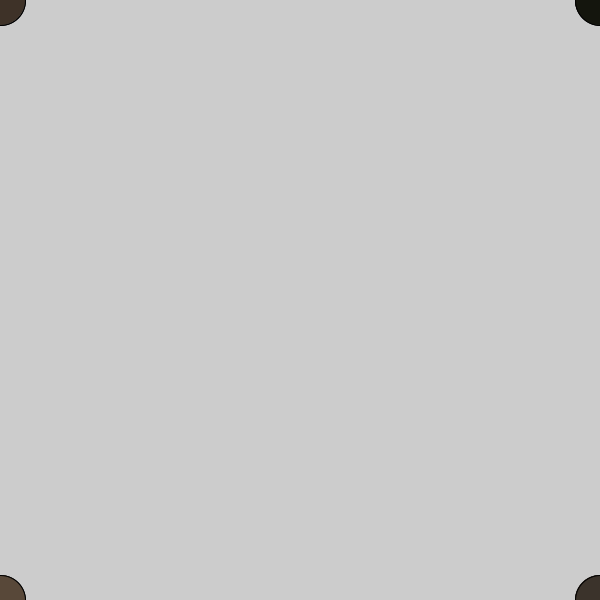
Frame 1 (no input)
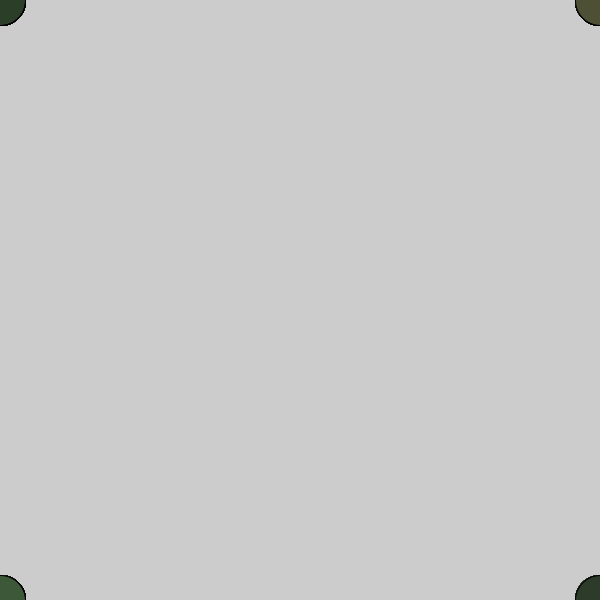
Frame 60 (the mouse pressed at the canvas centre just before this capture)
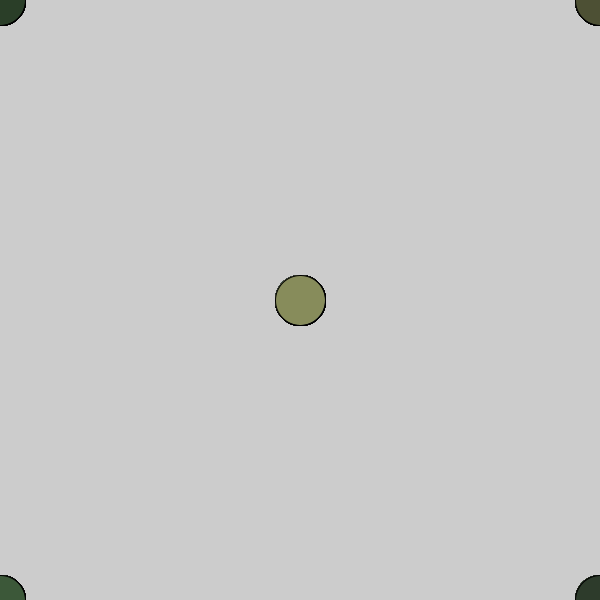
Frame 120 (the mouse held since frame 60 and released just before this capture)

The Processing sketch that drew these frames (run headless with seeded random() and noise(); from frame 60 on, the mouse is pressed at the canvas centre):

// Processing sketch: processing_135257
// ── processing_135257.pde

int i = 20;
int tortuga = 1;
void setup(){
  noCursor();
  size(600,600);
  colorMode(HSB); 
}

void draw() {
  i=i+tortuga;
  if(i>200 || i < 0){
  tortuga = tortuga*(-1);
  }
  
  fill(i,99,50);
  ellipse(mouseX, mouseY,50, 50);
  fill(i,90,62);
  ellipse(mouseY, mouseX,50, 50);
  ellipse(height-mouseY, width-mouseX,50, 50);
  fill(i,68,59);
  ellipse(width-mouseX,height-mouseY,50, 50);
  ellipse(height-mouseY, mouseX,50, 50);
  fill(i,89,88);
  ellipse(mouseX,height-mouseY,50, 50);
  ellipse(mouseY, width-mouseX,50, 50);
  fill(46,89,i);
  ellipse(width-mouseX,mouseY,50, 50);
}
